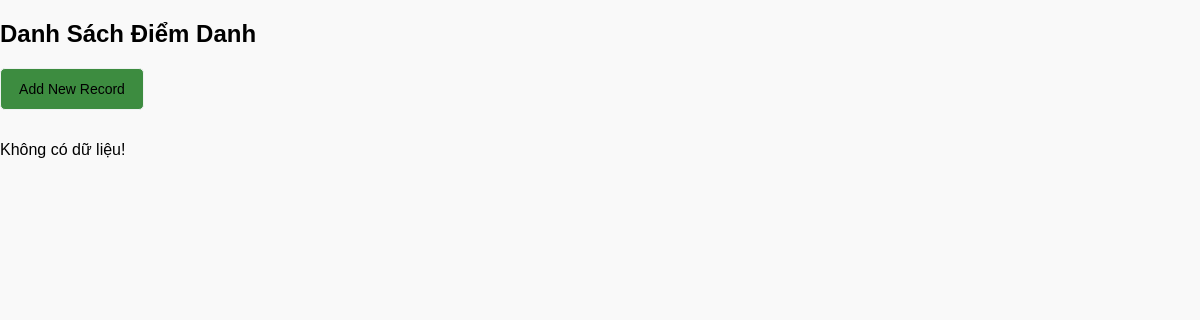
Page /manageAttendance.php on the earlier database version.
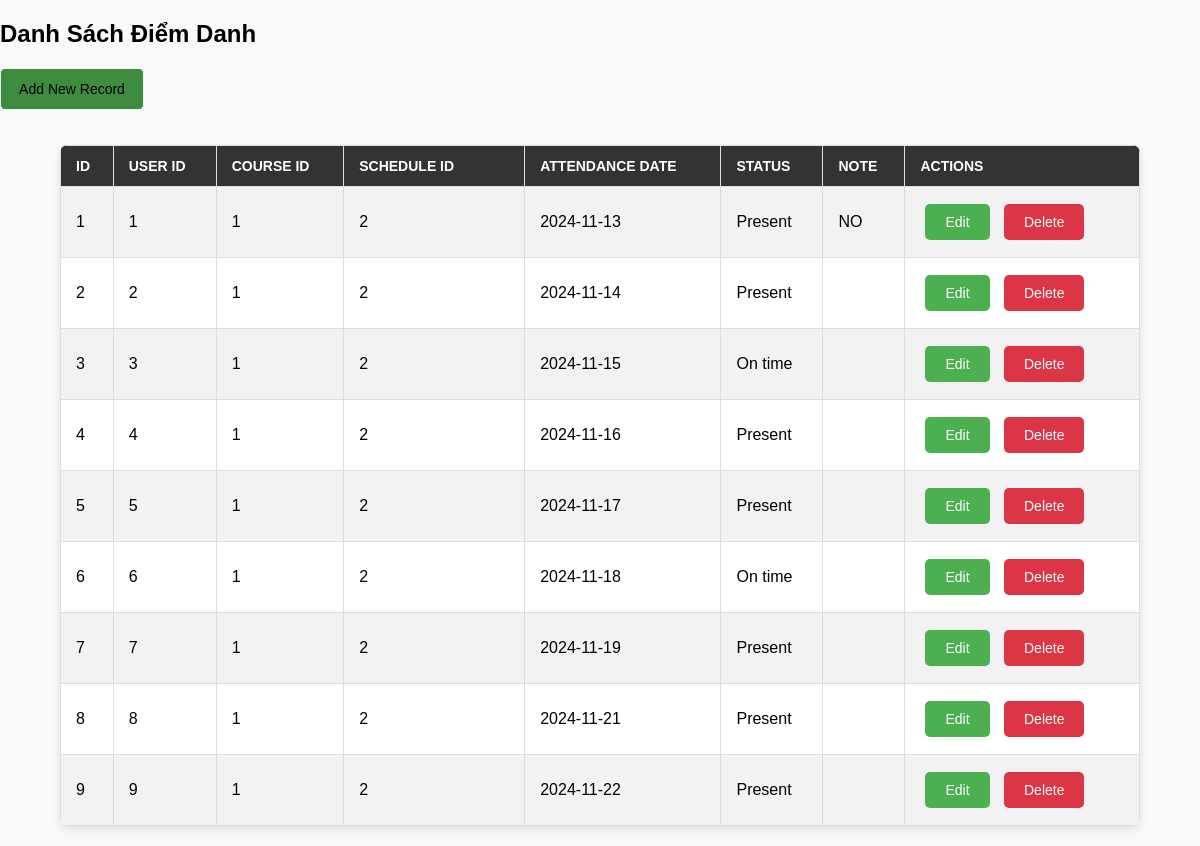
Same page on the later database version.
### tables this page shows
CREATE TABLE attendance (
    id INT AUTO_INCREMENT PRIMARY KEY,
    user_id INT NOT NULL, 
    course_id INT NOT NULL, 
    schedule_id INT NOT NULL, 
    attendance_date DATE NOT NULL, 
    status ENUM('Present', 'On time') NOT NULL, 
    note VARCHAR(255),
    created_at TIMESTAMP DEFAULT CURRENT_TIMESTAMP,
    FOREIGN KEY (user_id) REFERENCES users(id),
    FOREIGN KEY (course_id) REFERENCES courses(id),
    FOREIGN KEY (schedule_id) REFERENCES schedule(id)
);

### manageAttendance.php (the view, shortened to what this page needs)
<?php
include('db.php');
$sql = "SELECT * FROM attendance";
$result = $conn->query($sql);
?>
<!DOCTYPE html>
<html lang="en">
<head>
    <link rel="stylesheet" href="manageAttendance.css">
</head>
<body>
    <h2>Danh Sách Điểm Danh</h2>
    <a href="Add_attendance.php">
        <button>Add New Record</button>
    </a>
    <?php if ($result->num_rows > 0): ?>
        <table>
            <tr>
                <th>ID</th>
                <th>User ID</th>
                <th>Course ID</th>
                <th>Schedule ID</th>
                <th>Attendance Date</th>
                <th>Status</th>
                <th>Note</th>
                <th>Actions</th>
            </tr>
            <?php while ($row = $result->fetch_assoc()): ?>
                <tr>
                    <td><?= $row["id"] ?></td>
                    <td><?= $row["user_id"] ?></td>
                    <td><?= $row["course_id"] ?></td>
                    <td><?= $row["schedule_id"] ?></td>
                    <td><?= $row["attendance_date"] ?></td>
                    <td><?= $row["status"] ?></td>
                    <td><?= $row["note"] ?></td>
                    <td>
                        <a href="Edit_attendance.php?id=<?= $row['id'] ?>" class="btn edit">Edit</a>
                        <a href="delete_attendance.php?id=<?= $row['id'] ?>" class="btn delete" onclick="return confirm('Bạn có chắc chắn muốn xóa bản ghi này không?');">Delete</a>
                    </td>
                </tr>
            <?php endwhile; ?>
        </table>
    <?php else: ?>
        <p>Không có dữ liệu!</p>
    <?php endif; ?>
</body>
</html>

### manageAttendance.css (style rules this page uses)
body { font-family: 'Arial', sans-serif; background-color: #f9f9f9; margin: 0; padding: 0; }
table { width: 90%; margin: 20px auto; border-collapse: collapse; background-color: #ffffff; box-shadow: 0 4px 8px rgba(0, 0, 0, 0.1); border-radius: 8px; overflow: hidden; }
th, td { border: 1px solid #ddd; padding: 12px 15px; text-align: left; }
th { background-color: #333; color: #ffffff; text-transform: uppercase; font-size: 14px; }
tr:nth-child(even) { background-color: #f2f2f2; }
.btn { display: inline-block; margin: 5px; padding: 10px 20px; background-color: #4CAF50; color: #ffffff; text-decoration: none; border-radius: 5px; font-size: 14px; text-align: center; transition: background-color 0.3s ease; }
.btn.delete { background-color: #dc3545; }
input, textarea, button { width: 12%; padding: 12px 15px; margin-bottom: 15px; border: 1px solid #eff2f1; border-radius: 5px; font-size: 14px; background-color: #3d8c40; }
table th:nth-child(4), table td:nth-child(4) { width: 150px; }

Differences in the rows shown:
added attendance: id "1", user "1", course "1", schedule "2", attendance_date "2024-11-13", status "Present", note "NO"
added attendance: id "2", user "2", course "1", schedule "2", attendance_date "2024-11-14", status "Present"
added attendance: id "3", user "3", course "1", schedule "2", attendance_date "2024-11-15", status "On time"
added attendance: id "4", user "4", course "1", schedule "2", attendance_date "2024-11-16", status "Present"
added attendance: id "5", user "5", course "1", schedule "2", attendance_date "2024-11-17", status "Present"
added attendance: id "6", user "6", course "1", schedule "2", attendance_date "2024-11-18", status "On time"
added attendance: id "7", user "7", course "1", schedule "2", attendance_date "2024-11-19", status "Present"
added attendance: id "8", user "8", course "1", schedule "2", attendance_date "2024-11-21", status "Present"
added attendance: id "9", user "9", course "1", schedule "2", attendance_date "2024-11-22", status "Present"
Other differences:
text no longer shown: "Không có dữ liệu!"
text now shown: "ID USER ID COURSE ID SCHEDULE ID ATTENDANCE DATE STATUS NOTE ACTIONS"
